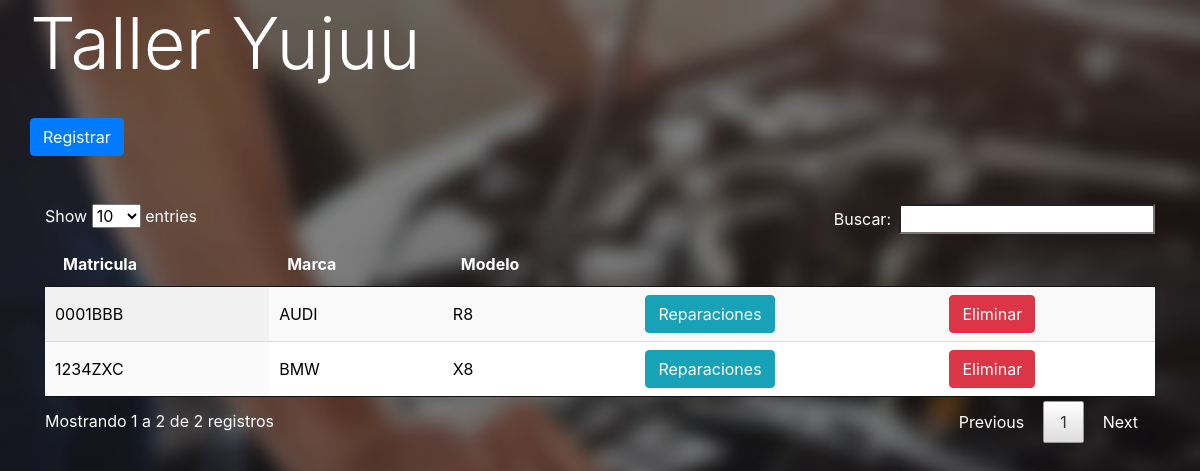
The app's page /, older data.
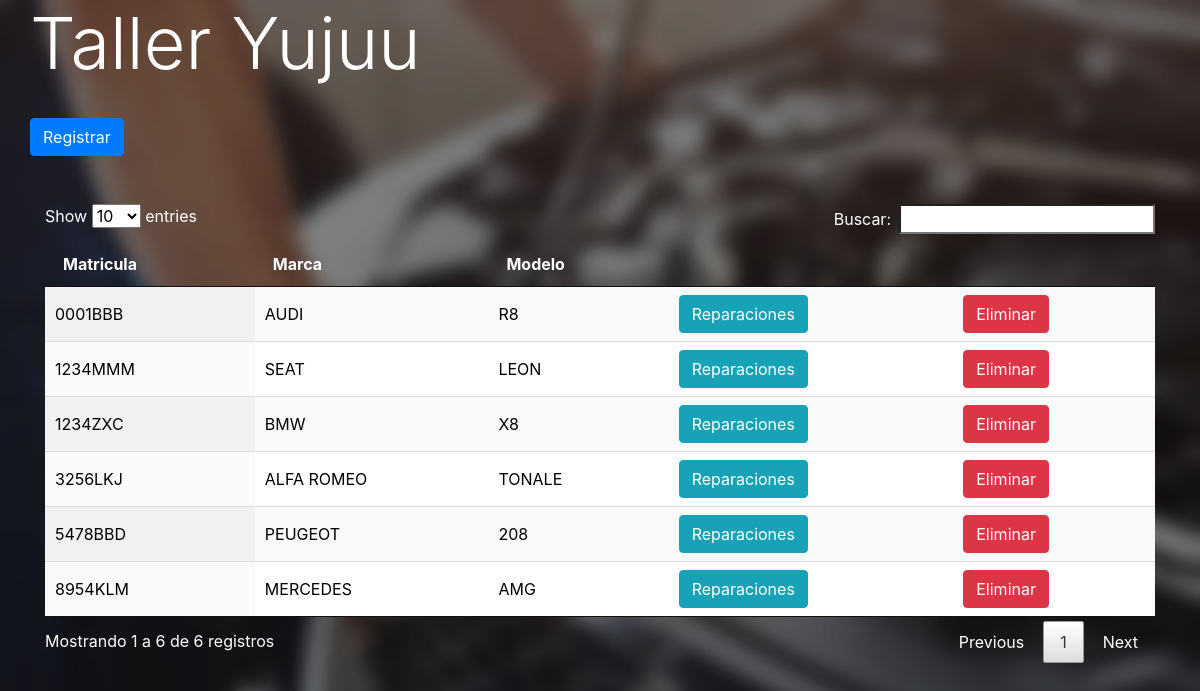
The same page, newer data.
### tables this page shows
CREATE TABLE `coche` (
  `id_coche` int(2) NOT NULL,
  `marca` varchar(50) NOT NULL,
  `modelo` varchar(50) NOT NULL,
  `matricula` varchar(20) NOT NULL
);

### index.php (the view, shortened to what this page needs)
<?php
require 'conexion.php';
$sql = "SELECT * FROM coche";
$resultado = $mysqli->query($sql);
?>
<!doctype html>
<html lang="es">
<head>
	<link rel="stylesheet" href="css/bootstrap.min.css">
	<link rel="stylesheet" href="css/jquery.dataTables.min.css">
</head>
<body>
	<div class="container">
		<div class="row">
			<h1 class="display-3 ">Taller Yujuu</h1>
		</div>
		<br>
		<div class="row">
			<a href="coches.php"><button type="button" class="btn btn-primary">Registrar</button></a>
		</div>
		<br>
		<br>
		<table id="tabla" class="display" style="width:100%">
			<thead>
				<tr>
					<th>Matricula</th>
					<th>Marca</th>
					<th>Modelo</th>
					<th></th>
					<th></th>
				</tr>
			</thead>
			<tbody>
				<?php
				while ($fila = $resultado->fetch_assoc()) {
					echo "<tr>";
					echo "<td>$fila[matricula]</td>";
					echo "<td>$fila[marca]</td>";
					echo "<td>$fila[modelo]</td>";
					echo "<td><a href='reparaciones.php?id=$fila[id_coche]' class='btn btn-info'>Reparaciones</a></td>";
					echo "<td><a href='eliminar.php?id=$fila[id_coche]' class='btn btn-danger'>Eliminar</a></td>";
					echo "</tr>";
				}
				?>
			</tbody>
		</table>
	</div>
</body>
</html>

### index.php (style rules this page uses)
tbody { color:black; }
th, h1 { color: white; }
body { background-image: url("imagenes/fondo.jpg"); background-repeat: no-repeat; background-size: cover; }

Row changes from the older to the newer data that the page shows:
added coche: matricula "1234MMM", marca "SEAT", modelo "LEON"
added coche: matricula "5478BBD", marca "PEUGEOT", modelo "208"
added coche: matricula "3256LKJ", marca "ALFA ROMEO", modelo "TONALE"
added coche: matricula "8954KLM", marca "MERCEDES", modelo "AMG"
Text that changed along with them:
text written by a page script: "Show entries Buscar: Mostrando 1 a 2 de 2 registros Previous 1 Next" → "Show entries Buscar: Mostrando 1 a 6 de 6 registros Previous 1 Next"
